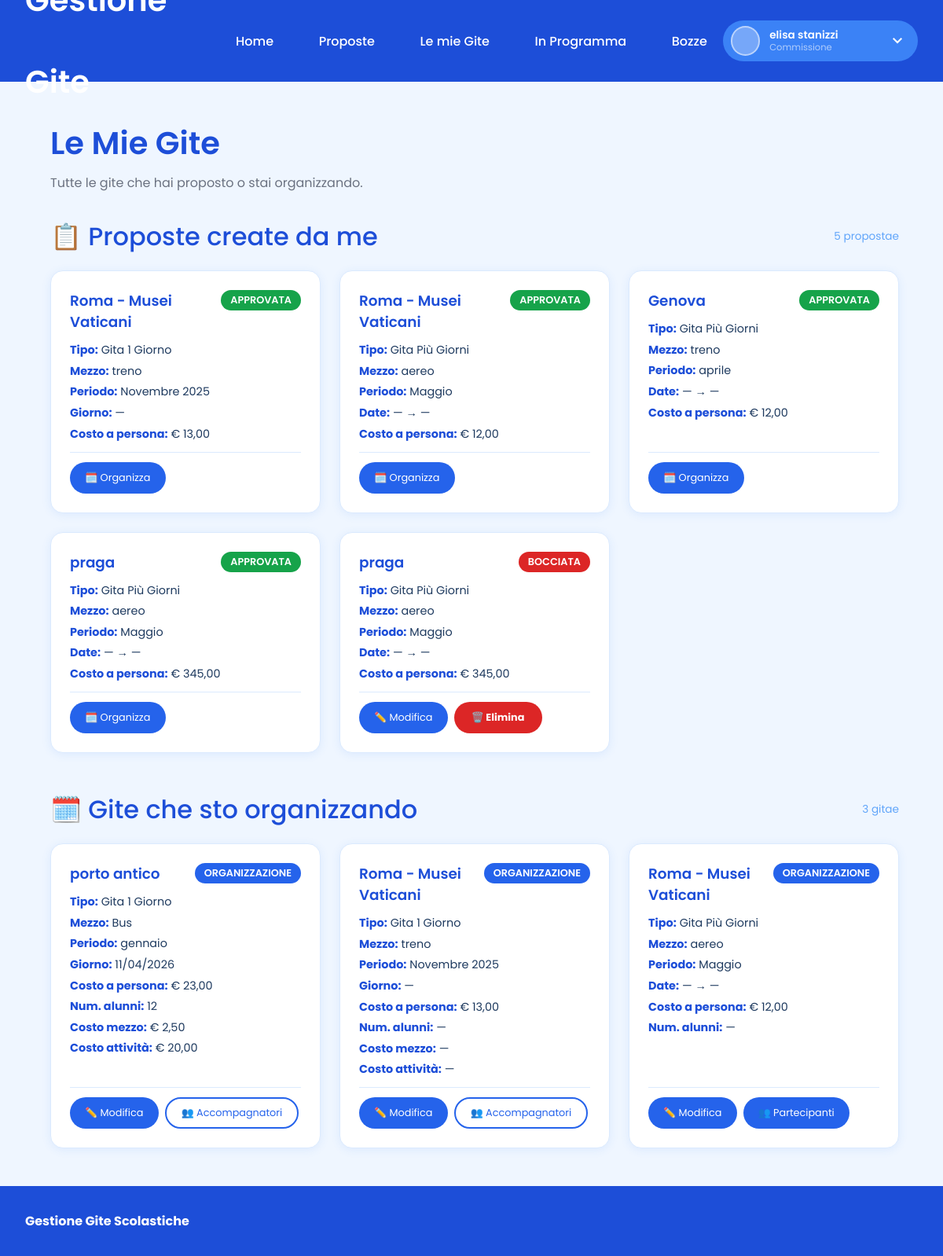
The app's page /mieGite.php (signed in), older data.
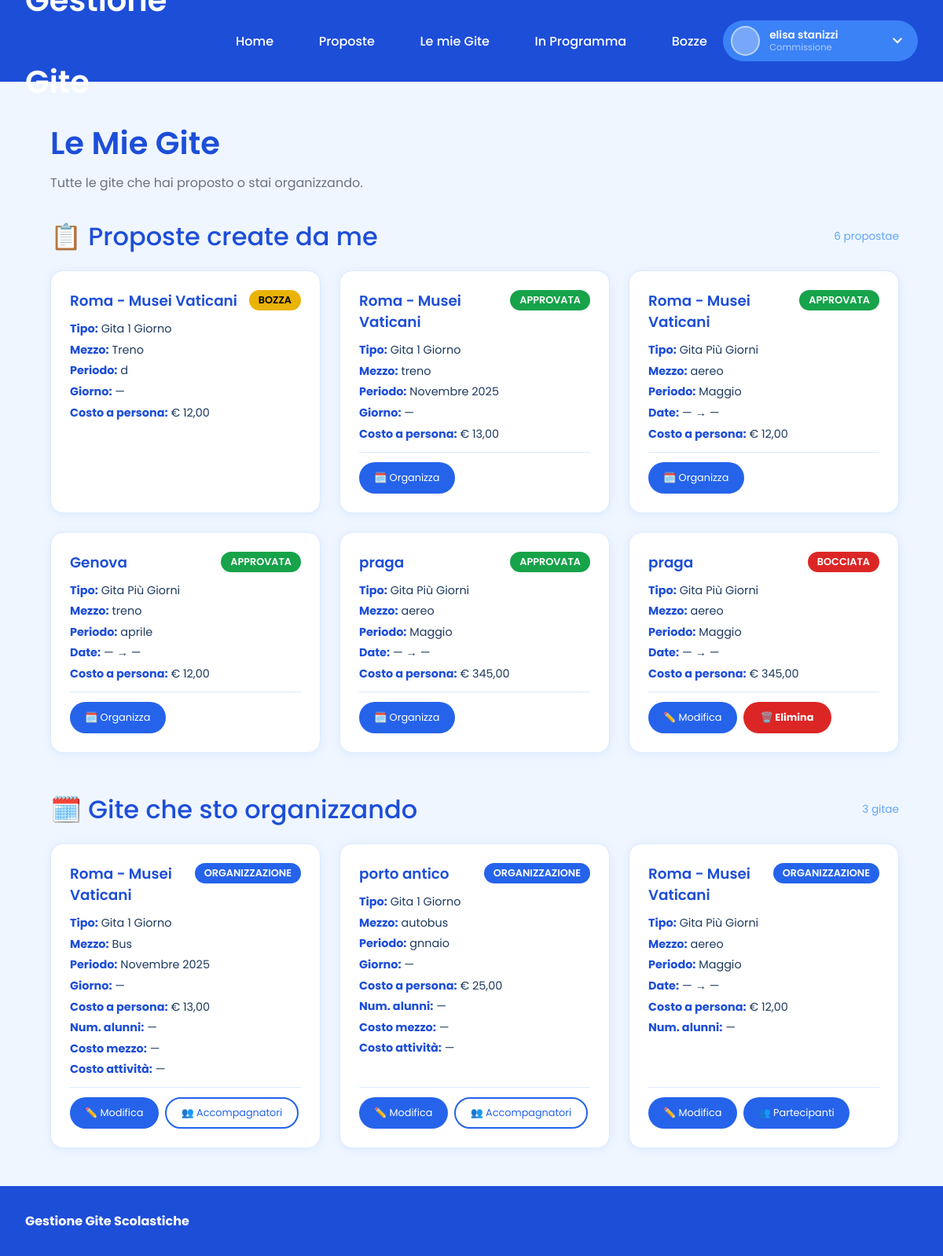
The same page, newer data.
### tables this page shows
CREATE TABLE `gita1g` (
  `idGita` int(11) NOT NULL,
  `idUtente` int(11) NOT NULL,
  `destinazione` varchar(255) NOT NULL,
  `descrizione` varchar(50) DEFAULT NULL,
  `mezzo` varchar(100) DEFAULT NULL,
  `periodo` varchar(100) DEFAULT NULL,
  `giorno` date DEFAULT NULL,
  `costoMezzo` decimal(10,2) DEFAULT NULL,
  `costoAttivita` decimal(10,2) DEFAULT NULL,
  `costoAPersona` decimal(10,2) DEFAULT NULL,
  `numAlunni` int(11) DEFAULT NULL,
  `classi` varchar(20) DEFAULT NULL,
  `idStato` int(11) NOT NULL
);

CREATE TABLE `statogita` (
  `IDStato` int(11) NOT NULL,
  `Stato` enum('Bozza','Approvata','Bocciata','Organizzazione','Conclusa') NOT NULL
);

CREATE TABLE `gite5` (
  `idGita` int(11) NOT NULL,
  `idUtente` int(11) NOT NULL,
  `destinazione` varchar(255) NOT NULL,
  `descrizione` varchar(50) DEFAULT NULL,
  `mezzo` varchar(100) DEFAULT NULL,
  `periodo` varchar(100) DEFAULT NULL,
  `giornoInizio` date DEFAULT NULL,
  `giornoFine` date DEFAULT NULL,
  `costoAPersona` decimal(10,2) DEFAULT NULL,
  `numAlunni` int(11) DEFAULT NULL,
  `classi` varchar(20) DEFAULT NULL,
  `idStato` int(11) NOT NULL
);

### mieGite.php (the view, shortened to what the changed rows need)
<?php
include('nav.php');
$idUtenteLoggato = $_SESSION['id_utente'];
$proposte = [];
$r1 = $conn->query("SELECT g.*, s.Stato, '1g' AS tipo FROM gita1g g JOIN statogita s ON g.idStato = s.IDStato WHERE g.idUtente = $idUtenteLoggato AND g.idStato IN (1,2,3) ORDER BY g.idGita DESC");
if ($r1) { while ($row = $r1->fetch_assoc()) $proposte[] = $row; }
$r2 = $conn->query("SELECT g.*, s.Stato, '5g' AS tipo FROM gite5 g JOIN statogita s ON g.idStato = s.IDStato WHERE g.idUtente = $idUtenteLoggato AND g.idStato IN (1,2,3) ORDER BY g.idGita DESC");
if ($r2) { while ($row = $r2->fetch_assoc()) $proposte[] = $row; }
$organizzate = [];
$r3 = $conn->query("
    SELECT g.*, s.Stato, '1g' AS tipo, 1 AS sono_autore
    FROM gita1g g JOIN statogita s ON g.idStato = s.IDStato
    WHERE g.idUtente = $idUtenteLoggato AND g.idStato IN (4,5)
    UNION
    SELECT g.*, s.Stato, '1g' AS tipo, 0 AS sono_autore
    FROM gita1g g JOIN statogita s ON g.idStato = s.IDStato
    JOIN accompagnatori a ON a.idgita = g.idGita AND a.tipo_gita = '1g'
    WHERE a.idutente = $idUtenteLoggato AND g.idUtente <> $idUtenteLoggato AND g.idStato IN (4,5)
    ORDER BY idGita DESC
");
if ($r3) { while ($row = $r3->fetch_assoc()) $organizzate[] = $row; }
$r4 = $conn->query("
    SELECT g.*, s.Stato, '5g' AS tipo, 1 AS sono_autore
    FROM gite5 g JOIN statogita s ON g.idStato = s.IDStato
    WHERE g.idUtente = $idUtenteLoggato AND g.idStato IN (4,5)
    UNION
    SELECT g.*, s.Stato, '5g' AS tipo, 0 AS sono_autore
    FROM gite5 g JOIN statogita s ON g.idStato = s.IDStato
    JOIN accompagnatori a ON a.idgita = g.idGita AND a.tipo_gita = '5g'
    WHERE a.idutente = $idUtenteLoggato AND g.idUtente <> $idUtenteLoggato AND g.idStato IN (4,5)
    ORDER BY idGita DESC
");
if ($r4) { while ($row = $r4->fetch_assoc()) $organizzate[] = $row; }
function badgeClass($stato) {
    switch ($stato) {
        case 'Approvata':      return 'badge-success';
        case 'Bocciata':       return 'badge-danger';
        case 'Bozza':          return 'badge-warning';
        case 'Organizzazione': return 'badge-primary';
    }
}
?>
<!DOCTYPE html>
<html lang="it">
<head>
    <link rel="stylesheet" href="style.css">
    <link rel="stylesheet" href="vetrina.css">
    <link rel="stylesheet" href="style_custom.css">
</head>
<body>
<div class="container">
<main class="content bozze-padding">
<div class="hero-section">
    <h2 style="margin-bottom:0.5rem;color:var(--blue-700);">Le Mie Gite</h2>
</div>
<div class="table-section" style="margin-top:2rem;">
    <div style="display:flex;justify-content:space-between;align-items:center;margin-bottom:1.2rem;">
        <h3 style="margin:0;color:var(--blue-700);">📋 Proposte create da me</h3>
        <span style="font-size:0.85rem;color:var(--blue-400);"><?php echo count($proposte); ?> proposta<?php echo count($proposte) != 1 ? 'e' : ''; ?></span>
    </div>
    <?php if (count($proposte) === 0): ?>
        <p style="color:#64748b;font-style:italic;">Non hai ancora creato nessuna proposta.</p>
    <?php else: ?>
    <div class="miegite-grid">
        <?php foreach ($proposte as $row):
            $tipo      = $row['tipo'] === '1g' ? 'Gita 1 Giorno' : 'Gita Più Giorni';
            $dest      = htmlspecialchars($row['destinazione']);
            $destJs    = htmlspecialchars($row['destinazione'], ENT_QUOTES);
            $mezzo     = htmlspecialchars($row['mezzo'] ?? '');
            $mezzoJs   = htmlspecialchars($row['mezzo'] ?? '', ENT_QUOTES);
            $periodo   = htmlspecialchars($row['periodo'] ?? '');
            $periodoJs = htmlspecialchars($row['periodo'] ?? '', ENT_QUOTES);
            $descJs    = htmlspecialchars($row['descrizione'] ?? '', ENT_QUOTES);
            $classiJs  = htmlspecialchars($row['classi'] ?? '', ENT_QUOTES);
            $costoRaw  = $row['costoAPersona'] ?? 0;
            $costo     = $costoRaw !== null ? '€ ' . number_format($costoRaw, 2, ',', '.') : '—';
            $stato     = $row['Stato'];
            $badge     = badgeClass($stato);
            $id        = intval($row['idGita']);
            $tipoTabella = $row['tipo'];
            if ($row['tipo'] === '1g') {
                $data = $row['giorno'] ? date('d/m/Y', strtotime($row['giorno'])) : '—';
                $dataLabel = 'Giorno';
            } else {
                $ini = $row['giornoInizio'] ? date('d/m/Y', strtotime($row['giornoInizio'])) : '—';
                $fin = $row['giornoFine']   ? date('d/m/Y', strtotime($row['giornoFine']))   : '—';
                $data = "$ini → $fin";
                $dataLabel = 'Date';
            }
        ?>
        <div class="miegite-card">
            <div class="miegite-card-header">
                <h4 class="miegite-card-title"><?php echo $dest; ?></h4>
                <span class="badge <?php echo $badge; ?>"><?php echo $stato; ?></span>
            </div>
            <div class="miegite-card-body">
                <div class="miegite-card-info">
                    <span><strong>Tipo:</strong> <?php echo $tipo; ?></span>
                    <span><strong>Mezzo:</strong> <?php echo $mezzo ?: '—'; ?></span>
                    <span><strong>Periodo:</strong> <?php echo $periodo ?: '—'; ?></span>
                    <span><strong><?php echo $dataLabel; ?>:</strong> <?php echo $data; ?></span>
                    <span><strong>Costo a persona:</strong> <?php echo $costo; ?></span>
                </div>
            </div>
            <?php if ($stato === 'Approvata'): ?>
            <div class="miegite-card-footer">
                <button type="button" class="button xs"
                    data-id="<?php echo $id; ?>"
                    data-dest="<?php echo $destJs; ?>"
                    data-desc="<?php echo $descJs; ?>"
                    data-mezzo="<?php echo $mezzoJs; ?>"
                    data-periodo="<?php echo $periodoJs; ?>"
                    data-classi="<?php echo $classiJs; ?>"
                    data-costo="<?php echo floatval($costoRaw); ?>"
                    data-tipo="<?php echo $tipoTabella; ?>"
                    onclick="apriOrg(this)">
                    🗓️ Organizza
                </button>
            </div>
            <?php elseif ($stato === 'Bocciata'): ?>
            <div class="miegite-card-footer">
                <button type="button" class="button xs"
                    onclick="apriModifica(<?php echo $id; ?>,'<?php echo $destJs; ?>','<?php echo $mezzoJs; ?>','<?php echo $periodoJs; ?>',<?php echo floatval($costoRaw); ?>,'<?php echo $tipoTabella; ?>')">
                    ✏️ Modifica
                </button>
                <button type="button" class="button cancel xs"
                    onclick="apriElimina(<?php echo $id; ?>,'<?php echo $destJs; ?>','<?php echo $tipoTabella; ?>')">
                    🗑️ Elimina
                </button>
            </div>
            <?php endif; ?>
        </div>
        <?php endforeach; ?>
    </div>
    <?php endif; ?>
</div>
<div class="table-section" style="margin-top:3rem;">
    <?php if (count($organizzate) === 0): ?>
        <p style="color:#64748b;font-style:italic;">Non stai organizzando nessuna gita al momento.</p>
    <?php else: ?>
    <div class="miegite-grid">
        <?php foreach ($organizzate as $row):
            $tipo    = $row['tipo'] === '1g' ? 'Gita 1 Giorno' : 'Gita Più Giorni';
            $dest    = htmlspecialchars($row['destinazione']);
            $destJs  = htmlspecialchars($row['destinazione'], ENT_QUOTES);
            $mezzo   = htmlspecialchars($row['mezzo'] ?? '—');
            $mezzoJs = htmlspecialchars($row['mezzo'] ?? '', ENT_QUOTES);
            $periodo = htmlspecialchars($row['periodo'] ?? '—');
            $periodoJs = htmlspecialchars($row['periodo'] ?? '', ENT_QUOTES);
            $descJs  = htmlspecialchars($row['descrizione'] ?? '', ENT_QUOTES);
            $classiJs= htmlspecialchars($row['classi'] ?? '', ENT_QUOTES);
            $costo   = $row['costoAPersona'] !== null ? '€ ' . number_format($row['costoAPersona'], 2, ',', '.') : '—';
            $stato   = $row['Stato'];
            $badge   = badgeClass($stato);
            $numAl   = $row['numAlunni'] !== null ? $row['numAlunni'] : '—';
            $id      = intval($row['idGita']);
            $tipoTabella = $row['tipo'];
            if ($row['tipo'] === '1g') {
                $dataRaw   = $row['giorno'] ?? '';
                $data      = $dataRaw ? date('d/m/Y', strtotime($dataRaw)) : '—';
                $dataLabel = 'Giorno';
                $costoMezzoRaw = $row['costoMezzo'] ?? '';
                $costoAttRaw   = $row['costoAttivita'] ?? '';
                $costoAPRaw    = $row['costoAPersona'] ?? '';
                $costoMezzo = $costoMezzoRaw !== null && $costoMezzoRaw !== '' ? '€ ' . number_format($costoMezzoRaw, 2, ',', '.') : '—';
                $costoAtt   = $costoAttRaw   !== null && $costoAttRaw   !== '' ? '€ ' . number_format($costoAttRaw,   2, ',', '.') : '—';
                $extraInfo  = "<span><strong>Costo mezzo:</strong> $costoMezzo</span><span><strong>Costo attività:</strong> $costoAtt</span>";
            } else {
                $ini = $row['giornoInizio'] ? date('d/m/Y', strtotime($row['giornoInizio'])) : '—';
                $fin = $row['giornoFine']   ? date('d/m/Y', strtotime($row['giornoFine']))   : '—';
                $data      = "$ini → $fin";
                $dataLabel = 'Date';
                $extraInfo = "";
                $costoMezzoRaw = '';
                $costoAttRaw   = '';
                $costoAPRaw    = $row['costoAPersona'] ?? '';
            }
        ?>
        <div class="miegite-card">
            <div class="miegite-card-header">
                <h4 class="miegite-card-title"><?php echo $dest; ?></h4>
                <span class="badge <?php echo $badge; ?>"><?php echo $stato; ?></span>
            </div>
            <div class="miegite-card-body">
                <div class="miegite-card-info">
                    <span><strong>Tipo:</strong> <?php echo $tipo; ?></span>
                    <span><strong>Mezzo:</strong> <?php echo $mezzo; ?></span>
                    <span><strong>Periodo:</strong> <?php echo $periodo; ?></span>
                    <span><strong><?php echo $dataLabel; ?>:</strong> <?php echo $data; ?></span>
                    <span><strong>Costo a persona:</strong> <?php echo $costo; ?></span>
                    <span><strong>Num. alunni:</strong> <?php echo $numAl; ?></span>
                    <?php echo $extraInfo; ?>
                </div>
            </div>
            <div class="miegite-card-footer">
                <button type="button" class="button xs"
                    data-id="<?php echo $id; ?>"
                    data-tipo="<?php echo $tipoTabella; ?>"
                    data-dest="<?php echo $destJs; ?>"
                    data-desc="<?php echo $descJs; ?>"
                    data-mezzo="<?php echo $mezzoJs; ?>"
                    data-periodo="<?php echo $periodoJs; ?>"
                    data-classi="<?php echo $classiJs; ?>"
                    data-giorno="<?php echo htmlspecialchars($row['tipo']==='1g' ? ($row['giorno']??'') : '', ENT_QUOTES); ?>"
                    data-giorno-inizio="<?php echo htmlspecialchars($row['tipo']==='5g' ? ($row['giornoInizio']??'') : '', ENT_QUOTES); ?>"
                    data-giorno-fine="<?php echo htmlspecialchars($row['tipo']==='5g' ? ($row['giornoFine']??'') : '', ENT_QUOTES); ?>"
                    data-costo-mezzo="<?php echo $costoMezzoRaw; ?>"
                    data-costo-att="<?php echo $costoAttRaw; ?>"
                    data-costo-ap="<?php echo $costoAPRaw; ?>"
                    data-num-alunni="<?php echo $row['numAlunni'] ?? ''; ?>"
                    onclick="apriModOrg(this)">
                    ✏️ Modifica
                </button>
                <?php if ($row['tipo'] === '1g'):
                    $accRes = $conn->query("SELECT CONCAT(u.Nome,' ',u.Cognome) AS nome FROM accompagnatori a JOIN utente u ON a.idutente=u.IDUtente WHERE a.idgita={$row['idGita']} AND a.tipo_gita='1g' ORDER BY u.Cognome,u.Nome");
                    $accList = [];
                    if ($accRes) { while ($aRow = $accRes->fetch_assoc()) $accList[] = $aRow['nome']; }
                    $accJson = htmlspecialchars(json_encode($accList), ENT_QUOTES);
                ?>
                <button type="button" class="button xs outline"
                    data-dest="<?php echo $destJs; ?>"
                    data-acc="<?php echo $accJson; ?>"
                    onclick="apriAccompagnatori(this)">👥 Accompagnatori</button>
                <?php endif; ?>
                <?php if ($row['tipo'] === '5g'): ?>
                <a href="partecipanti.php?id=<?php echo $row['idGita']; ?>" class="button xs" style="text-decoration:none;">👥 Partecipanti</a>
                <?php endif; ?>
            </div>
        </div>
        <?php endforeach; ?>
    </div>
    <?php endif; ?>
</div>
</main>
</div>
</body>
</html>

Row changes from the older to the newer data that the page shows:
added gita1g: destinazione "Roma - Musei Vaticani", idStato.Stato "BOZZA", tipo "Gita 1 Giorno", mezzo "Treno", periodo "d", dataLabel "Giorno", giorno "—", costoAPersona "€ 12,00"
Text that changed along with them:
count($proposte): "5" → "6"
new list line: "Roma - Musei Vaticani ORGANIZZAZIONE Tipo: Gita 1 Giorno Mezzo: Bus Periodo: Novembre 2025 Giorno : — Costo a persona: € 13,00 Num. alunni: — Costo mezzo: — Costo attività: — ✏️ Modifica 👥 Accompagnatori"
new list line: "porto antico ORGANIZZAZIONE Tipo: Gita 1 Giorno Mezzo: autobus Periodo: gnnaio Giorno : — Costo a persona: € 25,00 Num. alunni: — Costo mezzo: — Costo attività: — ✏️ Modifica 👥 Accompagnatori"
list line gone: "porto antico ORGANIZZAZIONE Tipo: Gita 1 Giorno Mezzo: Bus Periodo: gennaio Giorno : 11/04/2026 Costo a persona: € 23,00 Num. alunni: 12 Costo mezzo: € 2,50 Costo attività: € 20,00 ✏️ Modifica 👥 Accompagnatori"
list line gone: "Roma - Musei Vaticani ORGANIZZAZIONE Tipo: Gita 1 Giorno Mezzo: treno Periodo: Novembre 2025 Giorno : — Costo a persona: € 13,00 Num. alunni: — Costo mezzo: — Costo attività: — ✏️ Modifica 👥 Accompagnatori"
